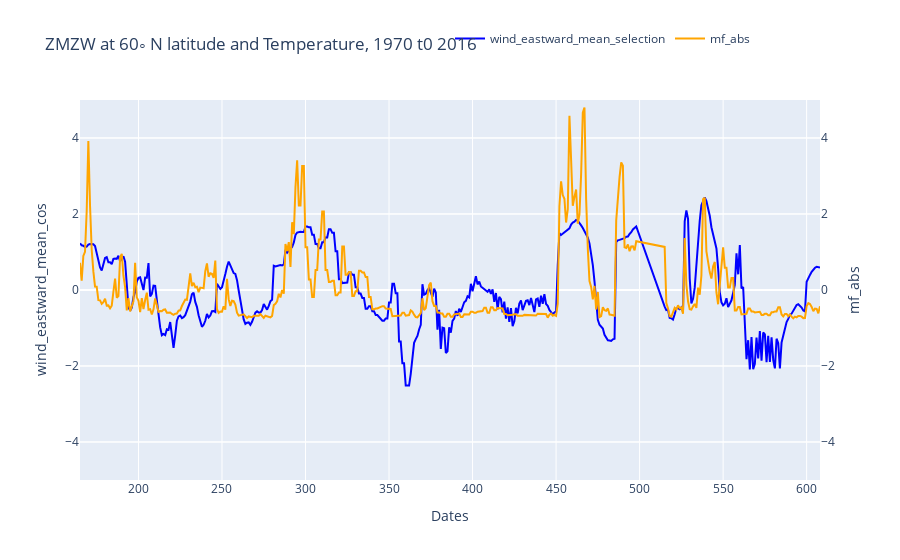

The code cell stored with this chart in its notebook:
### Code cell
fig = go.Figure()

fig.add_trace(go.Scatter(x=df['index_'], y=df['wind_eastward_mean_cos'], name='wind_eastward_mean_selection', line=dict(color='blue')))
fig.add_trace(go.Scatter(x=df['index_'], y=df['mf_abs'], name='mf_abs', line=dict(color='orange'), yaxis='y2'))

# Set layout
fig.update_layout(
    yaxis=dict(
        range=[-5, 5],
        title='wind_eastward_mean_cos'
    )
    ,yaxis2=dict(
        range=[-5, 5],
        title='mf_abs',
        side='right',
        overlaying='y'
    )
    ,xaxis=dict(title='Dates'),
    title=f'ZMZW at 60◦ N latitude and Temperature, 1970 t0 2016',
    legend=dict(orientation="h", y=1.2, x=0.5))

# Show the plot
fig.show()

### Figure 1 — Plotly figure (JSON) as saved in the notebook; plotly's stock layout.template omitted (floating-point values rounded to 4 significant figures; data arrays with more than 128 entries replaced by an {"elided": "..."} marker saying what was removed)
{"data": [{"line": {"color": "blue"}, "name": "wind_eastward_mean_selection", "type": "scatter", "x": {"elided": "426 int values"}, "y": {"elided": "426 float values"}}, {"line": {"color": "orange"}, "name": "mf_abs", "type": "scatter", "x": {"elided": "426 int values"}, "y": {"elided": "426 float values"}, "yaxis": "y2"}], "layout": {"legend": {"orientation": "h", "x": 0.5, "y": 1.2}, "title": {"text": "ZMZW at 60◦ N latitude and Temperature, 1970 t0 2016"}, "xaxis": {"title": {"text": "Dates"}}, "yaxis": {"range": [-5, 5], "title": {"text": "wind_eastward_mean_cos"}}, "yaxis2": {"overlaying": "y", "range": [-5, 5], "side": "right", "title": {"text": "mf_abs"}}}}
